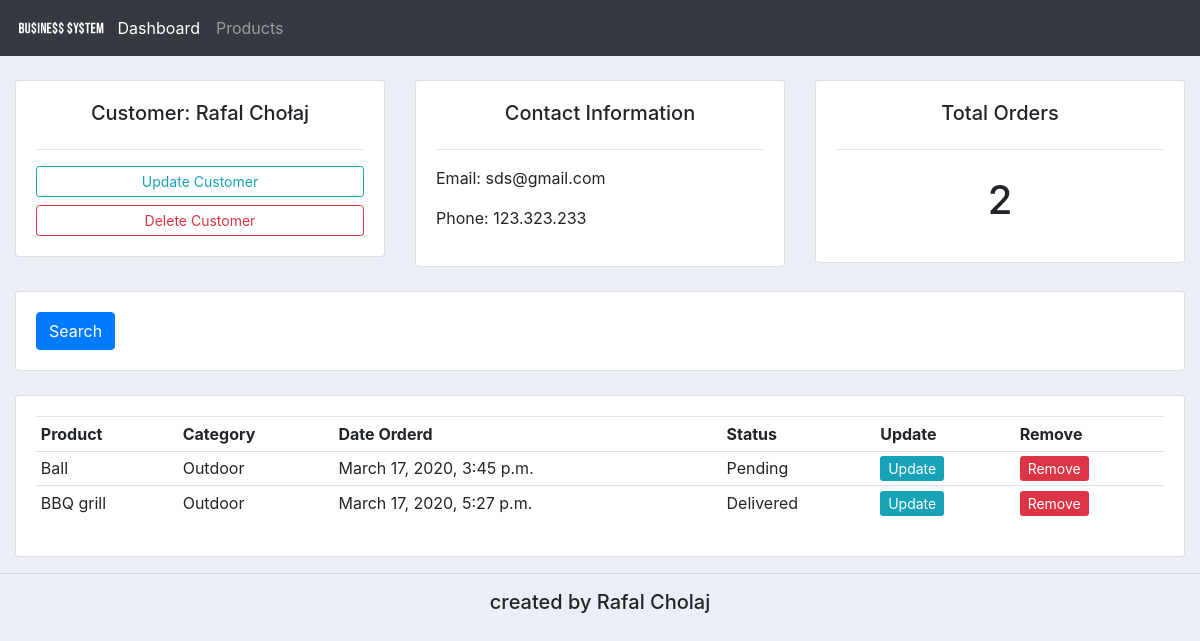
The app's page /customer/2/ with its own data.
### crm1/accounts/models.py (models this page shows, shortened)
class Customer(models.Model):
    name = models.CharField(max_length=200, null=True)
    phone = models.CharField(max_length=200, null=True)
    email = models.CharField(max_length=200, null=True)
    date_created = models.DateTimeField(auto_now_add=True, null=True)

class Order(models.Model):
    STATUS = (
        ('Pending','Pending'),
        ('Out of delivery','Out of delivery'),
        ('Delivered','Delivered'),
    )
    customer = models.ForeignKey(Customer, null=True, on_delete= models.SET_NULL)
    product = models.ForeignKey(Product, null=True, on_delete= models.SET_NULL)
    date_created = models.DateTimeField(auto_now_add=True, null=True)
    status = models.CharField(max_length=200, null=True, choices=STATUS)

class Product(models.Model):
    CATEGORY = (
        ('Indoor','Indoor'),
        ('Outdoor','Outdoor'),
    )
    name = models.CharField(max_length=200, null=True)
    price = models.FloatField(null=True)
    category = models.CharField(max_length=200, null=True, choices=CATEGORY)
    description = models.CharField(max_length=200, null=True, blank=True)
    date_created = models.DateTimeField(auto_now_add=True, null=True)
    tags = models.ManyToManyField(Tag, blank=True)
    def __str__(self):
        return self.name

### crm1/accounts/views.py (the view)
# urls.py: path('customer/<str:pk_test>/', views.customer, name='customer'),
def customer(request, pk_test):
	customer = Customer.objects.get(id=pk_test)
	orders = customer.order_set.all()
	order_count = orders.count()
	context = {'customer':customer, 'orders':orders, 'order_count':order_count}
	return render(request, 'accounts/customer.html',context)

### accounts/templates/accounts/customer.html
{%  extends 'accounts/main.html' %}
{% block content %}
	<br>
<div class="row">
	<div class="col-md">
		<div class="card card-body">
			<h5>Customer: {{customer.name}}</h5>
			<hr>
			<a class="btn btn-outline-info  btn-sm btn-block" href="">Update Customer</a>
			<a class="btn btn-outline-danger  btn-sm btn-block" href="">Delete Customer</a>
		</div>
	</div>
	<div class="col-md">
		<div class="card card-body">
			<h5>Contact Information</h5>
			<hr>
			<p>Email: {{customer.email}}</p>
			<p>Phone: {{customer.phone}}</p>
		</div>
	</div>
	<div class="col-md">
		<div class="card card-body">
			<h5>Total Orders</h5>
			<hr>
			<h1 style="text-align: center;padding: 10px">{{order_count}}</h1>
		</div>
	</div>
</div>
<br>
<div class="row">
	<div class="col">
		<div class="card card-body">
			<form method="get">
		    <button class="btn btn-primary" type="submit">Search</button>
		  </form>
		</div>
	</div>
</div>
<br>
<div class="row">
	<div class="col-md">
		<div class="card card-body">
			<table class="table table-sm">
				<tr>
					<th>Product</th>
					<th>Category</th>
					<th>Date Orderd</th>
					<th>Status</th>
					<th>Update</th>
					<th>Remove</th>
				</tr>
				{% for order in orders %}
				<tr>
					<td>{{order.product}}</td>
					<td>{{order.product.category}}</td>
					<td>{{order.date_created}}</td>
					<td>{{order.status}}</td>
					<td><a href="" class="btn-sm btn-info">Update</a></td>
					<td><a href="" class="btn-sm btn-danger">Remove</a></td>
				</tr>
				{% endfor %}
			</table>
		</div>
	</div>
</div>
{% endblock %}

### crm1/static/css/main.css (style rules this page uses)
h5 { text-align: center; }
body { background-color: #ebeff5; }

### records on screen
Customer: name "Rafal Chołaj", email "sds@gmail.com", phone "123.323.233"
Order: product "Ball", product.category "Outdoor", date_created "March 17, 2020, 3:45 p.m.", status "Pending"
Order: product "BBQ grill", product.category "Outdoor", date_created "March 17, 2020, 5:27 p.m.", status "Delivered"

### other values on screen
{{ order_count }} "2"
